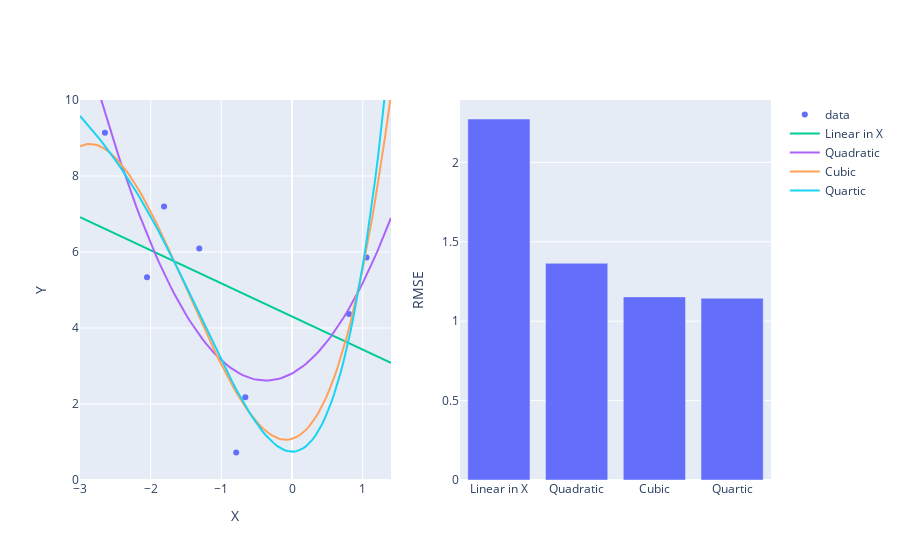

Notebook cell for this chart:
### Code cell
model = LinearRegression()
model.fit(phi_polynomials(data[["X"]].to_numpy(), p=4), data[["Y"]])
evaluate_model("Quartic", model, lambda x: phi_polynomials(x, p=4), models)
